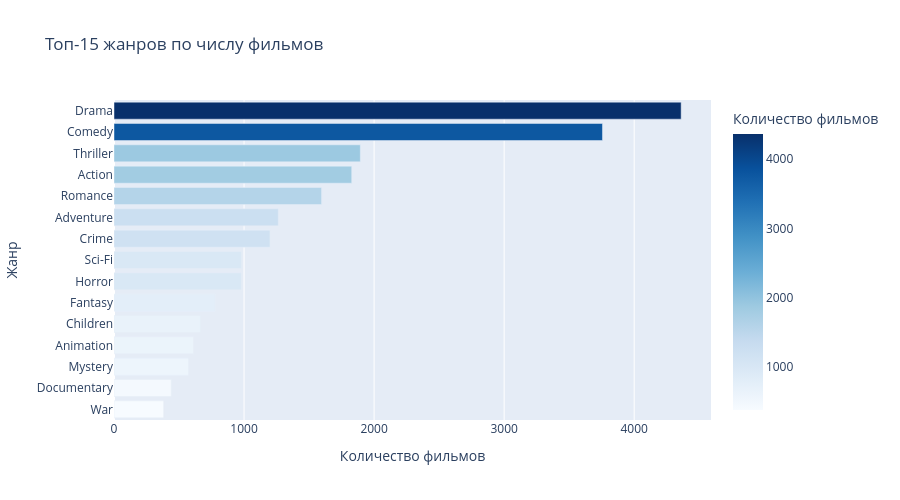

The notebook cell this image was saved under:
### Code cell
# Топ-15 жанров (plotly bar)
all_genres = movies['genres_list'].explode()
genre_counts = all_genres.value_counts().head(15).reset_index()
genre_counts.columns = ['genre', 'count']

fig = px.bar(
    genre_counts.sort_values('count'),
    x='count', y='genre', orientation='h',
    title='Топ-15 жанров по числу фильмов',
    labels={'count': 'Количество фильмов', 'genre': 'Жанр'},
    color='count', color_continuous_scale='Blues'
)
fig.update_layout(height=500, showlegend=False)
fig.show()

### Figure 1 — Plotly figure (JSON) as saved in the notebook; plotly's stock layout.template omitted (floating-point values rounded to 4 significant figures)
{"data": [{"hovertemplate": "Количество фильмов=%{marker.color}<br>Жанр=%{y}<extra></extra>", "legendgroup": "", "marker": {"color": [382, 440, 573, 611, 664, 779, 978, 980, 1199, 1263, 1596, 1828, 1894, 3756, 4361], "coloraxis": "coloraxis", "pattern": {"shape": ""}}, "name": "", "orientation": "h", "showlegend": false, "textposition": "auto", "type": "bar", "x": [382, 440, 573, 611, 664, 779, 978, 980, 1199, 1263, 1596, 1828, 1894, 3756, 4361], "xaxis": "x", "y": ["War", "Documentary", "Mystery", "Animation", "Children", "Fantasy", "Horror", "Sci-Fi", "Crime", "Adventure", "Romance", "Action", "Thriller", "Comedy", "Drama"], "yaxis": "y"}], "layout": {"barmode": "relative", "coloraxis": {"colorbar": {"title": {"text": "Количество фильмов"}}, "colorscale": [[0.0, "rgb(247,251,255)"], [0.125, "rgb(222,235,247)"], [0.25, "rgb(198,219,239)"], [0.375, "rgb(158,202,225)"], [0.5, "rgb(107,174,214)"], [0.625, "rgb(66,146,198)"], [0.75, "rgb(33,113,181)"], [0.875, "rgb(8,81,156)"], [1.0, "rgb(8,48,107)"]]}, "height": 500, "legend": {"tracegroupgap": 0}, "showlegend": false, "title": {"text": "Топ-15 жанров по числу фильмов"}, "xaxis": {"anchor": "y", "domain": [0.0, 1.0], "title": {"text": "Количество фильмов"}}, "yaxis": {"anchor": "x", "domain": [0.0, 1.0], "title": {"text": "Жанр"}}}}
